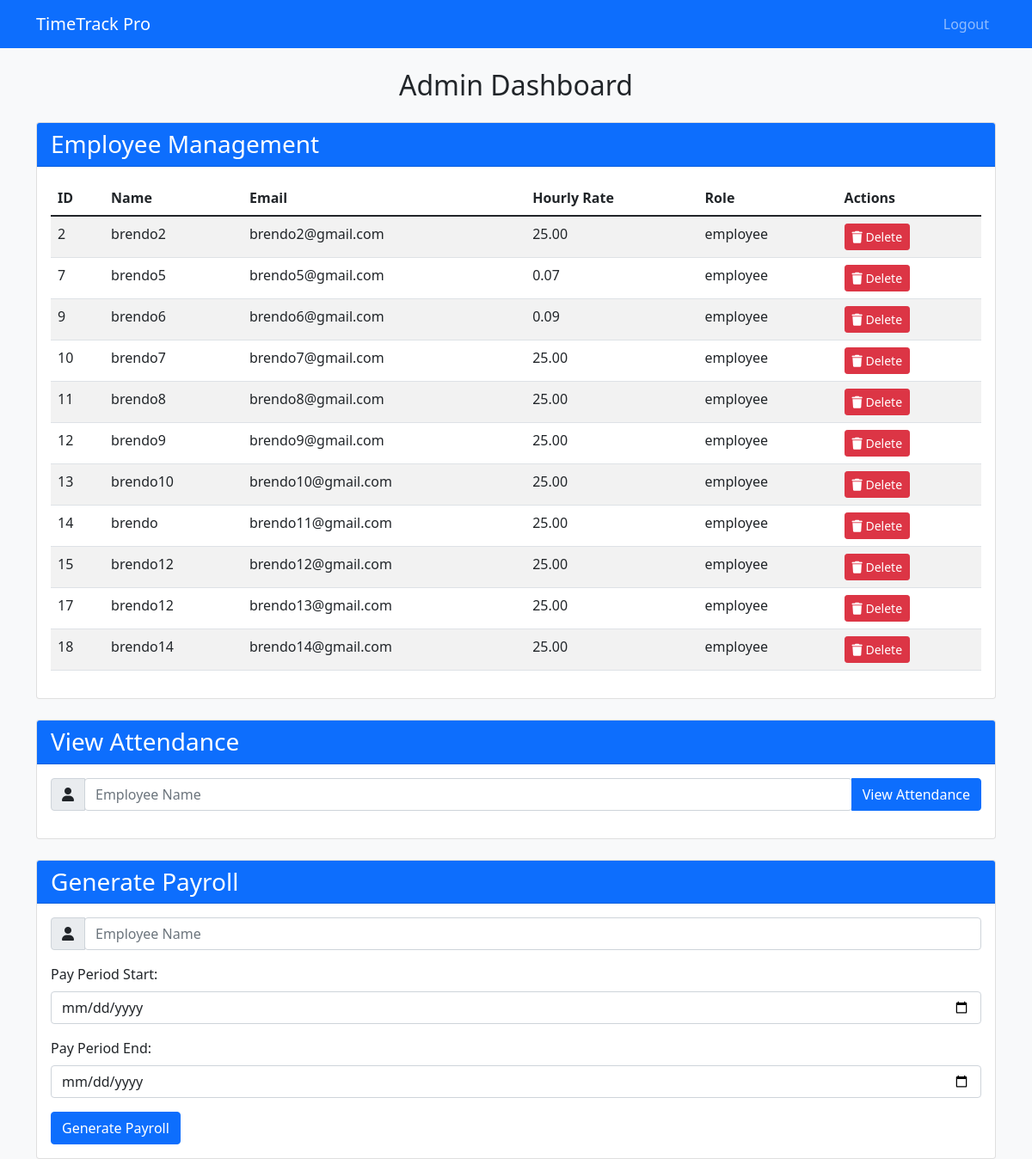
The app's page /LoginAttendanceSystemV2/admin_dashboard.php (signed in) with its own data.
### tables this page shows
CREATE TABLE `employees` (
  `id` int(11) NOT NULL,
  `name` varchar(255) NOT NULL,
  `email` varchar(255) NOT NULL,
  `password` varchar(255) NOT NULL,
  `role` varchar(50) NOT NULL,
  `hourly_rate` decimal(10,2) NOT NULL,
  `is_admin` int(11) NOT NULL DEFAULT 0,
  `last_login` timestamp NULL DEFAULT current_timestamp() ON UPDATE current_timestamp()
);

### LoginAttendanceSystemV2/admin_dashboard.php (the view, shortened to what this page needs)
<?php
include 'config/db.php';
$sql = "SELECT * FROM employees";
$result = $conn->query($sql);
?>
<!DOCTYPE html>
<html lang="en">
<head>
    <link href="https://cdn.jsdelivr.net/npm/bootstrap@5.1.3/dist/css/bootstrap.min.css" rel="stylesheet">
    <link href="https://cdnjs.cloudflare.com/ajax/libs/font-awesome/6.0.0-beta3/css/all.min.css" rel="stylesheet">
</head>
<body>
    <nav class="navbar navbar-expand-lg navbar-dark bg-primary">
        <div class="container">
            <a class="navbar-brand" href="#">TimeTrack Pro</a>
            <div class="collapse navbar-collapse" id="navbarNav">
                <ul class="navbar-nav ms-auto">
                    <li class="nav-item">
                        <a class="nav-link" href="logout.php">Logout</a>
                    </li>
                </ul>
            </div>
        </div>
    </nav>
    <div class="container mt-4">
        <h2 class="text-center mb-4">Admin Dashboard</h2>
        <div class="card mb-4">
            <div class="card-header bg-primary text-white">
                <h3 class="mb-0">Employee Management</h3>
            </div>
            <div class="card-body">
                <div class="table-responsive">
                    <table class="table table-striped table-hover">
                        <thead>
                            <tr>
                                <th>ID</th>
                                <th>Name</th>
                                <th>Email</th>
                                <th>Hourly Rate</th>
                                <th>Role</th>
                                <th>Actions</th>
                            </tr>
                        </thead>
                        <tbody>
                            <?php
                            $result->data_seek(0);
                            if ($result->num_rows > 0) {
                                while($row = $result->fetch_assoc()) {
                                    if ($row['role'] != 'admin') {
                                        echo "<tr>";
                                        echo "<td>" . $row['id'] . "</td>";
                                        echo "<td>" . $row['name'] . "</td>";
                                        echo "<td>" . $row['email'] . "</td>";
                                        echo "<td>" . $row['hourly_rate'] . "</td>";
                                        echo "<td>" . $row['role'] . "</td>";
                                        echo "<td><a href='delete_employee.php?id=" . $row['id'] . "' onclick='return confirm(\"Are you sure?\")' class='btn btn-danger btn-sm'><i class='fas fa-trash'></i> Delete</a></td>";
                                        echo "</tr>";
                                    }
                                }
                            } else {
                                echo "<tr><td colspan='6'>No employees found.</td></tr>";
                            }
                            ?>
                        </tbody>
                    </table>
                </div>
            </div>
        </div>
        <div class="card mb-4">
            <div class="card-header bg-primary text-white">
                <h3 class="mb-0">View Attendance</h3>
            </div>
            <div class="card-body">
                <form method="get" action="attendance.php">
                    <div class="input-group mb-3">
                        <span class="input-group-text"><i class="fas fa-user"></i></span>
                        <div class="autocomplete flex-grow-1">
                            <input type="text" id="employee_name" name="employee_name" class="form-control" placeholder="Employee Name" required>
                        </div>
                        <button type="submit" class="btn btn-primary">View Attendance</button>
                    </div>
                </form>
            </div>
        </div>
        <div class="card">
            <div class="card-header bg-primary text-white">
                <h3 class="mb-0">Generate Payroll</h3>
            </div>
            <div class="card-body">
                <form method="post" action="payroll.php">
                    <div class="input-group mb-3">
                        <span class="input-group-text"><i class="fas fa-user"></i></span>
                        <div class="autocomplete flex-grow-1">
                            <input type="text" id="employee_name_payroll" name="employee_name" class="form-control" placeholder="Employee Name" required>
                        </div>
                    </div>
                    <div class="mb-3">
                        <label for="pay_period_start" class="form-label">Pay Period Start:</label>
                        <input type="date" id="pay_period_start" name="pay_period_start" class="form-control" required>
                    </div>
                    <div class="mb-3">
                        <label for="pay_period_end" class="form-label">Pay Period End:</label>
                        <input type="date" id="pay_period_end" name="pay_period_end" class="form-control" required>
                    </div>
                    <button type="submit" class="btn btn-primary">Generate Payroll</button>
                </form>
            </div>
        </div>
    </div>
</body>
</html>

### LoginAttendanceSystemV2/admin_dashboard.php (style rules this page uses)
body { background-color: #f8f9fa; }
.card { transition: transform 0.3s; }
.autocomplete { position: relative; display: inline-block; }

### records on screen
employees: id "2", name "brendo2", email "brendo2@gmail.com", hourly_rate "25.00", role "employee"
employees: id "7", name "brendo5", email "brendo5@gmail.com", hourly_rate "0.07", role "employee"
employees: id "9", name "brendo6", email "brendo6@gmail.com", hourly_rate "0.09", role "employee"
employees: id "10", name "brendo7", email "brendo7@gmail.com", hourly_rate "25.00", role "employee"
employees: id "11", name "brendo8", email "brendo8@gmail.com", hourly_rate "25.00", role "employee"
employees: id "12", name "brendo9", email "brendo9@gmail.com", hourly_rate "25.00", role "employee"
employees: id "13", name "brendo10", email "brendo10@gmail.com", hourly_rate "25.00", role "employee"
employees: id "14", name "brendo", email "brendo11@gmail.com", hourly_rate "25.00", role "employee"
employees: id "15", name "brendo12", email "brendo12@gmail.com", hourly_rate "25.00", role "employee"
employees: id "17", name "brendo12", email "brendo13@gmail.com", hourly_rate "25.00", role "employee"
employees: id "18", name "brendo14", email "brendo14@gmail.com", hourly_rate "25.00", role "employee"
